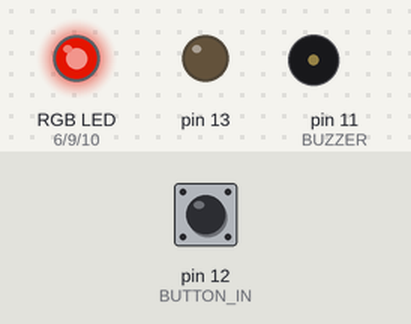
The sketch below on a simulated Arduino Uno, built with avr-gcc and run on an emulated ATmega328P. Parts: an RGB LED mixed from three pins (HIGH = lit), output pins drawn as LEDs (lit = HIGH), buzzer (waves = sounding). The test bench sets the inputs (shaded band); at power-on: pin 12 (BUTTON_IN) LOW. Dim RGB values are drawn brighter than linear; random numbers use the default seed unless the sketch sets one.

Above: at 1.2 s.
1.3 s: pin 12 (BUTTON_IN) pulled HIGH for 0.15 s
At 3.2 s:
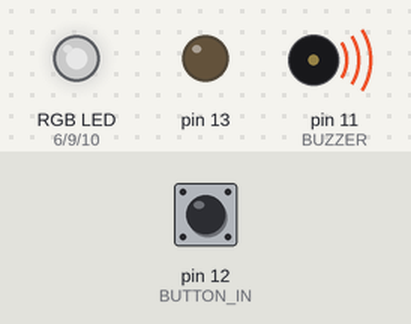
At 4.26 s:
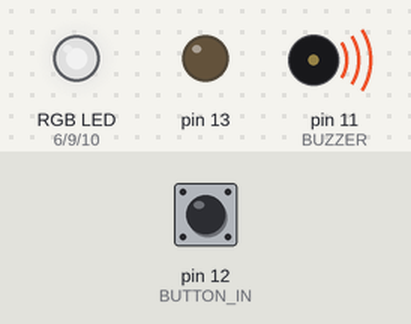
4.4 s: pin 12 (BUTTON_IN) pulled HIGH for 1 s
At 6.42 s:
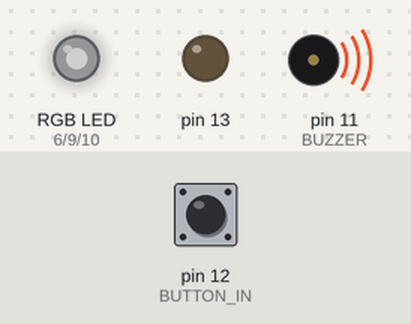
7.4 s: pin 12 (BUTTON_IN) pulled HIGH for 0.15 s
Timing chart, 0 to 66.4 s (numbered marks = the images above; inputs shaded):
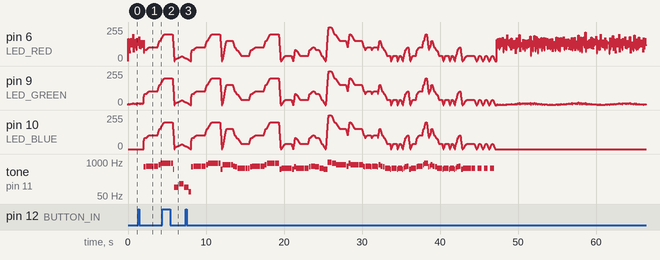

The sketch:

nightlight.ino
```cpp
#include "music.h"
#include "songs.h"
#include "light.h"

#define BUZZER 11
#define LED_RED 6
#define LED_GREEN 9
#define LED_BLUE 10
#define BUTTON_IN 12

// Standard delay of 30 milliseconds for slightly above 30fps.
#define STD_DELAY 30

// MUSIC CONTROL

struct PlayingSong mc_playing_song;

// Begins playing a new song.
void mc_play_song() {
  long choice = random(0, SONG_COUNT);
  playSong(&mc_playing_song, SONGS[choice]);
}

// Updates the music controller, playing a note if needed.
void mc_update(unsigned int elapsed_ms) {
  struct Note* note_to_play = updateSong(&mc_playing_song, elapsed_ms);
  if (note_to_play != NULL) {
    tone(BUZZER, note_to_play->frequency, getMillisecondsPerNote(mc_playing_song.song) / note_to_play->duration);
  }
}

// LIGHT CONTROL

unsigned int lc_elapsed_ms;
unsigned char lc_chosen_time_function = 0;

void lc_cycle_function() {
  lc_chosen_time_function++;
  if (lc_chosen_time_function >= LC_TIME_FUNCTION_COUNT) {
    lc_chosen_time_function = 0;
  }
}

void lc_set_led(float r, float g, float b) {
  analogWrite(LED_RED, r * 255);
  analogWrite(LED_GREEN, g * 255);
  analogWrite(LED_BLUE, b * 255);
}

void lc_set_color(Color c) {
  lc_set_led(c.r, c.g, c.b);
}

void lc_update(unsigned int elapsed_ms) {
  lc_elapsed_ms += elapsed_ms;
  if (lc_elapsed_ms > LC_PERIOD) lc_elapsed_ms -= LC_PERIOD;
  if (mc_playing_song.playing) {
    float i = getInterpolatedRelativeIntensity(&mc_playing_song);
    //Serial.println(i);
    lc_set_color({i, i, i});
  } else {
    lc_set_color(LC_TIME_FUNCTIONS[lc_chosen_time_function](lc_elapsed_ms));
  }
}

// INPUT MANAGEMENT

#define IM_CLICK_DELAY 500

bool im_button_pressed = false;
unsigned long im_ms_since_press = 10000;
unsigned char im_press_count = 0;

void im_update(unsigned int elapsed_ms) {
  im_ms_since_press += elapsed_ms;
  if (im_ms_since_press > 1000000000) im_ms_since_press = 10000; // Reset counter to avoid overflow.
  int state = digitalRead(BUTTON_IN);

  if (!im_button_pressed && state == HIGH) {
    im_button_pressed = true;
  }

  if (im_button_pressed && state == LOW) {
    im_button_pressed = false;
    im_press_count++;
    im_ms_since_press = 0;
  }

  if (im_ms_since_press > IM_CLICK_DELAY) {
    if (im_press_count == 1) {
      mc_play_song();
    } else if (im_press_count == 2) {
      lc_cycle_function();
    } else if (im_press_count == 3) {
      mc_play_song();
      lc_cycle_function();
    }
    im_press_count = 0;
  }
}

void setup() {
  randomSeed(analogRead(0)); // Read analog noise to inialize random numbers.
  pinMode(BUZZER, OUTPUT);
  pinMode(LED_RED, OUTPUT);
  pinMode(LED_GREEN, OUTPUT);
  pinMode(LED_BLUE, OUTPUT);
  pinMode(BUTTON_IN, INPUT);
  //playSong(&mc_playing_song, SONG_TEST);
  pinMode(13, OUTPUT);
  digitalWrite(12, LOW);

  //Serial.begin(9600);
}

void loop() {
  delay(STD_DELAY);
  mc_update(STD_DELAY);
  lc_update(STD_DELAY);
  im_update(STD_DELAY);
}
```

light.h
```cpp
#define LC_PERIOD 60000
#define LC_FREQ 1.0 / LC_PERIOD

struct Color {
	float r, g, b;
};

#define COLOR_RED {1, 0, 0}
#define COLOR_GREEN {0, 1, 0}
#define COLOR_BLUE {0, 0, 1}
#define COLOR_ORANGE {1, 0.3, 0}
#define COLOR_YELLOW {1, 1, 0}
#define COLOR_PURPLE {0.4, 0, 1}

Color lc_multiplyColor(Color c, float x) {
	return {c.r * x, c.g * x, c.b * x};
}

Color lc_interpolateColor(Color c1, Color c2, float x) {
	Color c;
	c.r = (1 - x) * c1.r + x * c2.r;
	c.g = (1 - x) * c1.g + x * c2.g;
	c.b = (1 - x) * c1.b + x * c2.b;
	return c;
}


typedef Color (*lc_timeFunction)(unsigned int);

// Simple sin function with the same period as the standard LC_PERIOD.
Color lc_tf_greenLight(unsigned int elapsed_ms) {
  double x = pow(sin(PI * LC_FREQ * 10 * elapsed_ms), 2);
  return {0, x, 0};
}

// Fast sin function.
Color lc_tf_SinFast(unsigned int elapsed_ms) {
  double x = (sin(2 * PI * LC_FREQ * 100 * elapsed_ms) + 1) / 2;
  return {0, x, 0};
}

// Helper function for color-pulsing time functions.
Color lc_colorPulsar(unsigned int elapsed_ms, Color* colors, unsigned int count) {
  const unsigned int colorPeriod = LC_PERIOD / count;
  double x = (sin(2 * PI * LC_FREQ * count * elapsed_ms - PI / 2) + 1) / 2;
  for (unsigned int i = 1; i <= count; i++) {
    if (elapsed_ms < colorPeriod * i) {
      return lc_multiplyColor(colors[i - 1], x);
    }
  }
  return lc_multiplyColor({1, 1, 1}, x);
}

// Red, Green, then Blue pulse.
Color lc_tf_rgbPulse(unsigned int elapsed_ms) {
  const Color colors[3];
  colors[0] = COLOR_RED;
  colors[1] = COLOR_GREEN;
  colors[2] = COLOR_BLUE;
  return lc_colorPulsar(elapsed_ms, colors, 3);
}

// Rainbow color function.
Color lc_tf_rainbowPulse(unsigned int elapsed_ms) {
  const Color colors[6];
  colors[0] = COLOR_RED;
  colors[1] = COLOR_ORANGE;
  colors[2] = COLOR_YELLOW;
  colors[3] = COLOR_GREEN;
  colors[4] = COLOR_BLUE;
  colors[5] = COLOR_PURPLE;
  return lc_colorPulsar(elapsed_ms, colors, 6);
}

Color lc_tf_yellowGreen(unsigned int elapsed_ms) {
  const Color colors[2];
  colors[0] = COLOR_YELLOW;
  colors[1] = COLOR_GREEN;
  return lc_colorPulsar(elapsed_ms, colors, 2);
}

// Flame
Color lc_tf_flame(unsigned int elapsed_ms) {
	float colorValue = (sin(2 * PI * LC_FREQ * 10 * elapsed_ms) + 1) / 2;
	float flameCoefficients[] = {
		0.1, 0.35, 0.04, 0.75, 0.92, 0.55, 0.4, 0.22, 0.64, 0.85
	};
	const unsigned int fc_count = 10;
	float flameIntensity = 0;
	for (int i = 0; i < fc_count; i++) {
		flameIntensity += (sin(2 * flameCoefficients[i] * elapsed_ms) + 1) / 2;
	}
	flameIntensity /= fc_count;
	Color flame = lc_interpolateColor({1.0, 0.025, 0}, {1.0, 0.1, 0}, colorValue);
	return lc_multiplyColor(flame, flameIntensity);
}

lc_timeFunction LC_TIME_FUNCTIONS[] = {
	&lc_tf_flame,
	&lc_tf_greenLight,
	&lc_tf_yellowGreen,
	&lc_tf_SinFast,
	&lc_tf_rgbPulse,
	&lc_tf_rainbowPulse
};

#define LC_TIME_FUNCTION_COUNT 6
```

music.h
```cpp
#ifndef __MUSIC_H__
#define __MUSIC_H__

#include <math.h>
#include <stdlib.h>

#include "pitches.h"

struct Note {
    unsigned short frequency;
    float duration;
};

struct Song {
    unsigned short tempo; // Notes per minute to play.
    unsigned int size; // The number of notes.
    struct Note* notes; // The notes data.
    unsigned short maxFreq;
    unsigned short minFreq;
};

struct PlayingSong {
    bool playing;
    unsigned int elapsed_ms;
    unsigned int next_note_at;
    size_t current_note;
    struct Song song;
};

struct Note makeNote(unsigned short f, float t) {
    struct Note n;
    n.frequency = f;
    n.duration = t;
    return n;
}

struct Song makeSong(unsigned short tempo, unsigned int size, struct Note* notes) {
    struct Song s;
    s.tempo = tempo;
    s.size = size;
    s.notes = notes;
    s.maxFreq = notes[0].frequency;
    s.minFreq = notes[0].frequency;
    for (unsigned int i = 1; i < size; i++) {
        unsigned short f = notes[i].frequency;
        if (f != NOTE_REST && f > s.maxFreq) s.maxFreq = f;
        if (f != NOTE_REST && f < s.minFreq) s.minFreq = f;
    }
    return s;
}

void playSong(struct PlayingSong* ps, struct Song s) {
  ps->playing = true;
  ps->elapsed_ms = 0;
  ps->current_note = 0;
  ps->next_note_at = 0;
  ps->song = s;
}

unsigned int getMillisecondsPerNote(struct Song s) {
    return 240000 / s.tempo;
}

unsigned int getNoteDuration(struct Song s, size_t note) {
  return getMillisecondsPerNote(s) / s.notes[note].duration;
}

unsigned int getSongDuration(struct Song s) {
    return getMillisecondsPerNote(s) * s.size;
}

float getCurrentNoteProgress(struct PlayingSong ps) {
  unsigned int timeLeft = ps.next_note_at - ps.elapsed_ms;
  return getNoteDuration(ps.song, ps.current_note) - timeLeft;
}

float getRelativeNoteIntensity(struct Note n, struct Song s) {
    float min2 = sqrt(s.minFreq);
    float max2 = sqrt(s.maxFreq);
    float f2 = sqrt(n.frequency);

    //float f = ((float) n.frequency - s.minFreq) / (s.maxFreq - s.minFreq);
    float f = (f2 - min2) / (max2 - min2);
    if (f < 0) return 0;
    if (f > 1) return 1;
    return f;
}

// Updates the given playing song, and returns a reference to a note to play, if any. Otherwise, nullptr is returned.
struct Note* updateSong(struct PlayingSong* ps, unsigned int elapsed_ms) {
  if (!ps->playing) return NULL;
  ps->elapsed_ms += elapsed_ms;
  struct Note* note_to_play = NULL;
  if (ps->elapsed_ms > ps->next_note_at) {
    ps->current_note++;
    if (ps->current_note < ps->song.size) {
      note_to_play = &ps->song.notes[ps->current_note];
      ps->next_note_at = ps->elapsed_ms + (getMillisecondsPerNote(ps->song) / note_to_play->duration);
    } else {
      ps->playing = false;
    }
  }
  return note_to_play;
}

float getInterpolatedRelativeIntensity(struct PlayingSong* ps) {
    //return getRelativeNoteIntensity(ps->song.notes[ps->current_note], ps->song);
    // TODO: Figure out cubic bezier interpolation.
    struct Note note_a;
    struct Note note_b;
    float dur_a;
    float dur_b;
    unsigned int elapsed_time; // Elapsed ms between note a and b.
    unsigned int time_until_next_note = ps->next_note_at - ps->elapsed_ms;
    unsigned int current_note_dur = getNoteDuration(ps->song, ps->current_note);
    unsigned int current_note_elapsed_time = (current_note_dur - time_until_next_note);
    if (current_note_elapsed_time < current_note_dur / 2) {
        // We are on the lower-half of the current note.
        if (ps->current_note == 0) {
            note_a = makeNote(ps->song.minFreq, 4);
        } else {
            note_a = ps->song.notes[ps->current_note - 1];
        }
        note_b = ps->song.notes[ps->current_note];
        unsigned int dur_a = getMillisecondsPerNote(ps->song) / note_a.duration;
        elapsed_time = dur_a / 2 + current_note_elapsed_time;
    } else {
        // We are on the upper half of the current note.
        if (ps->current_note == ps->song.size - 1) {
            note_b = makeNote(ps->song.minFreq, 4);
        } else {
            note_b = ps->song.notes[ps->current_note + 1];
        }
        note_a = ps->song.notes[ps->current_note];
        elapsed_time = current_note_elapsed_time - (current_note_dur / 2);
    }
    dur_a = getMillisecondsPerNote(ps->song) / note_a.duration;
    dur_b = getMillisecondsPerNote(ps->song) / note_b.duration;
    float t = ((float) elapsed_time) / (dur_a / 2 + dur_b / 2);
    float intensity_a = getRelativeNoteIntensity(note_a, ps->song);
    float intensity_b = getRelativeNoteIntensity(note_b, ps->song);

    // linear
    //return (1 - t) * intensity_a + t * intensity_b;

    // cubic
    float y0 = intensity_a;
    float y1 = y0;
    float y2 = intensity_b;
    float y3 = y2;
    float n = 1 - t;

    return n*n*n*y0 + 3*t*n*n*y1 + 3*t*t*n*y2 + t*t*t*y3;
}

#endif
```

pitches.h
```cpp
#define NOTE_B0  31
#define NOTE_C1  33
#define NOTE_CS1 35
#define NOTE_D1  37
#define NOTE_DS1 39
#define NOTE_E1  41
#define NOTE_F1  44
#define NOTE_FS1 46
#define NOTE_G1  49
#define NOTE_GS1 52
#define NOTE_A1  55
#define NOTE_AS1 58
#define NOTE_B1  62
#define NOTE_C2  65
#define NOTE_CS2 69
#define NOTE_D2  73
#define NOTE_DS2 78
#define NOTE_E2  82
#define NOTE_F2  87
#define NOTE_FS2 93
#define NOTE_G2  98
#define NOTE_GS2 104
#define NOTE_A2  110
#define NOTE_AS2 117
#define NOTE_B2  123
#define NOTE_C3  131
#define NOTE_CS3 139
#define NOTE_D3  147
#define NOTE_DS3 156
#define NOTE_E3  165
#define NOTE_F3  175
#define NOTE_FS3 185
#define NOTE_G3  196
#define NOTE_GS3 208
#define NOTE_A3  220
#define NOTE_AS3 233
#define NOTE_B3  247
#define NOTE_C4  262
#define NOTE_CS4 277
#define NOTE_D4  294
#define NOTE_DS4 311
#define NOTE_E4  330
#define NOTE_F4  349
#define NOTE_FS4 370
#define NOTE_G4  392
#define NOTE_GS4 415
#define NOTE_A4  440
#define NOTE_AS4 466
#define NOTE_B4  494
#define NOTE_C5  523
#define NOTE_CS5 554
#define NOTE_D5  587
#define NOTE_DS5 622
#define NOTE_E5  659
#define NOTE_F5  698
#define NOTE_FS5 740
#define NOTE_G5  784
#define NOTE_GS5 831
#define NOTE_A5  880
#define NOTE_AS5 932
#define NOTE_B5  988
#define NOTE_C6  1047
#define NOTE_CS6 1109
#define NOTE_D6  1175
#define NOTE_DS6 1245
#define NOTE_E6  1319
#define NOTE_F6  1397
#define NOTE_FS6 1480
#define NOTE_G6  1568
#define NOTE_GS6 1661
#define NOTE_A6  1760
#define NOTE_AS6 1865
#define NOTE_B6  1976
#define NOTE_C7  2093
#define NOTE_CS7 2217
#define NOTE_D7  2349
#define NOTE_DS7 2489
#define NOTE_E7  2637
#define NOTE_F7  2794
#define NOTE_FS7 2960
#define NOTE_G7  3136
#define NOTE_GS7 3322
#define NOTE_A7  3520
#define NOTE_AS7 3729
#define NOTE_B7  3951
#define NOTE_C8  4186
#define NOTE_CS8 4435
#define NOTE_D8  4699
#define NOTE_DS8 4978
#define NOTE_REST 0
```

songs.h
```cpp
#include "music.h"

const struct Note SONG_SKYRIM_NOTES[] = {
	makeNote(NOTE_D5, 8),
	makeNote(NOTE_E5, 8),
	makeNote(NOTE_F5, 8 / 3),
	makeNote(NOTE_F5, 8),
	makeNote(NOTE_F5, 8),
	makeNote(NOTE_G5, 8),
	makeNote(NOTE_A5, 8 / 3),
	makeNote(NOTE_A5, 8),
	makeNote(NOTE_A5, 8),
	makeNote(NOTE_C5, 8),//10
	makeNote(NOTE_G5, 8 / 3),
	makeNote(NOTE_G5, 8),
	makeNote(NOTE_F5, 8),
	makeNote(NOTE_E5, 8),
	makeNote(NOTE_D5, 8 / 3),
	makeNote(NOTE_D5, 8),
	makeNote(NOTE_D5, 8),
	makeNote(NOTE_E5, 8),
	makeNote(NOTE_F5, 8 / 3),
	makeNote(NOTE_F5, 8),//20
	makeNote(NOTE_F5, 8),
	makeNote(NOTE_G5, 8),
	makeNote(NOTE_A5, 8 / 3),
	makeNote(NOTE_A5, 8),
	makeNote(NOTE_A5, 8),
	makeNote(NOTE_C5, 8),
	makeNote(NOTE_D5, 8 / 3),
	makeNote(NOTE_D5, 8),
	makeNote(NOTE_C5, 8),
	makeNote(NOTE_E5, 8),//30
	makeNote(NOTE_D5, 8 / 3),
	makeNote(NOTE_D5, 8),
	makeNote(NOTE_D5, 8),
	makeNote(NOTE_E5, 8),
	makeNote(NOTE_F5, 4),
	makeNote(NOTE_E5, 8),
	makeNote(NOTE_E5, 8),
	makeNote(NOTE_D5, 4),
	makeNote(NOTE_C5, 4),
	makeNote(NOTE_B5, 8),//40
	makeNote(NOTE_B5, 8),
	makeNote(NOTE_A5, 4),
	makeNote(NOTE_G5, 8 / 3),
	makeNote(NOTE_G5, 8),
	makeNote(NOTE_F5, 8),
	makeNote(NOTE_A5, 8),
	makeNote(NOTE_G5, 8 / 3),
	makeNote(NOTE_G5, 4),
	makeNote(NOTE_F5, 16),
	makeNote(NOTE_E5, 16),//50
	makeNote(NOTE_F5, 4),
	makeNote(NOTE_F5, 16),
	makeNote(NOTE_E5, 16),
	makeNote(NOTE_F5, 4),
	makeNote(NOTE_F5, 16),
	makeNote(NOTE_E5, 16),
	makeNote(NOTE_G5, 8),
	makeNote(NOTE_F5, 8),
	makeNote(NOTE_E5, 8),
	makeNote(NOTE_D5, 4),//60
	makeNote(NOTE_D5, 16),
	makeNote(NOTE_C5, 16),
	makeNote(NOTE_D5, 4),
	makeNote(NOTE_D5, 16),
	makeNote(NOTE_C5, 16),
	makeNote(NOTE_D5, 4),
	makeNote(NOTE_C5, 16),
	makeNote(NOTE_D5, 16),
	makeNote(NOTE_E5, 8),
	makeNote(NOTE_F5, 8),//70
	makeNote(NOTE_C5, 8),
	makeNote(NOTE_D5, 4),
	makeNote(NOTE_D5, 16),
	makeNote(NOTE_E5, 16),
	makeNote(NOTE_F5, 4),
	makeNote(NOTE_F5, 16),
	makeNote(NOTE_G5, 16),
	makeNote(NOTE_A5, 4),
	makeNote(NOTE_E5, 16),
	makeNote(NOTE_F5, 16),//80
	makeNote(NOTE_G5, 8),
	makeNote(NOTE_F5, 8),
	makeNote(NOTE_E5, 8),
	makeNote(NOTE_D5, 4),
	makeNote(NOTE_D5, 16),
	makeNote(NOTE_C5, 16),
	makeNote(NOTE_D5, 4),
	makeNote(NOTE_D5, 16),
	makeNote(NOTE_C5, 16),
	makeNote(NOTE_D5, 4),//90
	makeNote(NOTE_C5, 16),
	makeNote(NOTE_D5, 16),
	makeNote(NOTE_E5, 8),
	makeNote(NOTE_F5, 8),
	makeNote(NOTE_C5, 8),
	makeNote(NOTE_D5, 8 / 3),
	makeNote(NOTE_D5, 4),
	makeNote(NOTE_REST, 8),
	makeNote(NOTE_D5, 4),
	makeNote(NOTE_REST, 8),//100
	makeNote(NOTE_D5, 4),
	makeNote(NOTE_REST, 8),
	makeNote(NOTE_D5, 4),
	makeNote(NOTE_REST, 8)
};

const struct Song SONG_SKYRIM = makeSong(120, 104, SONG_SKYRIM_NOTES);

const struct Note SONG_HOBBIT_NOTES2[] = {
        makeNote(NOTE_D2, 4),
        makeNote(NOTE_A2, 4),
        makeNote(NOTE_D3, 4),
        makeNote(NOTE_A2, 4),
        makeNote(NOTE_D2, 4),
        makeNote(NOTE_A2, 4),
        makeNote(NOTE_D3, 4),
        makeNote(NOTE_REST, 4),
        makeNote(NOTE_D5, 16),
        makeNote(NOTE_E5, 8),
        makeNote(NOTE_FS5, 4),
        makeNote(NOTE_A5, 4),
        makeNote(NOTE_FS5, 8),
        makeNote(NOTE_E5, 16),
        makeNote(NOTE_FS5, 16),
        makeNote(NOTE_E5, 16),
        makeNote(NOTE_D5, 1.5),
        makeNote(NOTE_REST, 8),
        makeNote(NOTE_FS5, 4),
        makeNote(NOTE_A5, 8),
        makeNote(NOTE_B5, 4.0/3),
        makeNote(NOTE_D6, 8),
        makeNote(NOTE_CS6, 4.0/3),
        makeNote(NOTE_A5, 8),
        makeNote(NOTE_FS5, 4.0/3),
        makeNote(NOTE_G5, 16),
        makeNote(NOTE_FS5, 16),
        makeNote(NOTE_E5, 4.0/3),
        makeNote(NOTE_D5, 16),
        makeNote(NOTE_E5, 16),
        makeNote(NOTE_FS5, 4),
        makeNote(NOTE_A5, 4),
        makeNote(NOTE_FS5, 16),
        makeNote(NOTE_E5, 8),
        makeNote(NOTE_D5, 8),
        makeNote(NOTE_E5, 16),
        makeNote(NOTE_D5, 1.5),
        makeNote(NOTE_REST, 8),
        makeNote(NOTE_FS5, 4),
        makeNote(NOTE_A5, 8),
        makeNote(NOTE_B5, 1.5),
        makeNote(NOTE_A5, 4),
        makeNote(NOTE_FS5, 4),
        makeNote(NOTE_FS5, 1.5),
        makeNote(NOTE_E5, 1.5),
        makeNote(NOTE_D5, 16),
        makeNote(NOTE_E5, 8),
        makeNote(NOTE_D5, 4.0/3),
        makeNote(NOTE_D3, 4),
        makeNote(NOTE_A2, 4),
        makeNote(NOTE_D2, 4),
        makeNote(NOTE_A2, 4),
        makeNote(NOTE_D3, 4),
        makeNote(NOTE_A2, 4)
};

const struct Song SONG_HOBBIT = makeSong(104, 54, SONG_HOBBIT_NOTES2);

const struct Note SONG_TEST_NOTES[] = {
  makeNote(NOTE_A1, 4),
  makeNote(NOTE_A2, 4),
  makeNote(NOTE_A3, 4),
  makeNote(NOTE_A4, 4),
  makeNote(NOTE_A5, 4),
  makeNote(NOTE_A6, 4),
  makeNote(NOTE_A3, 4),
  makeNote(NOTE_A6, 4),
  makeNote(NOTE_A3, 4),
  makeNote(NOTE_A6, 4),
  makeNote(NOTE_A3, 4),
  makeNote(NOTE_A6, 4),
  makeNote(NOTE_A3, 4),
  makeNote(NOTE_A6, 4),
  makeNote(NOTE_A3, 4),
  makeNote(NOTE_A6, 4),
  makeNote(NOTE_A3, 4),
  makeNote(NOTE_A6, 4)
};

const struct Song SONG_TEST = makeSong(60, 18, SONG_TEST_NOTES);

const struct Song SONGS[] = {SONG_SKYRIM, SONG_HOBBIT};
#define SONG_COUNT 2
```

Measured:
- after the input at 1.3 s, pin 10 (LED_BLUE): moves from 0/255 to 176/255 over 2.3 s, starting after 0.74 s; tone on pin 11 (BUZZER): plays 659 Hz for 0.25 s, 698 Hz for 1.0 s, 698 Hz for 0.25 s, 698 Hz for 0.25 s, 784 Hz for 0.25 s, 880 Hz for 0.20 s, starting after 0.74 s
